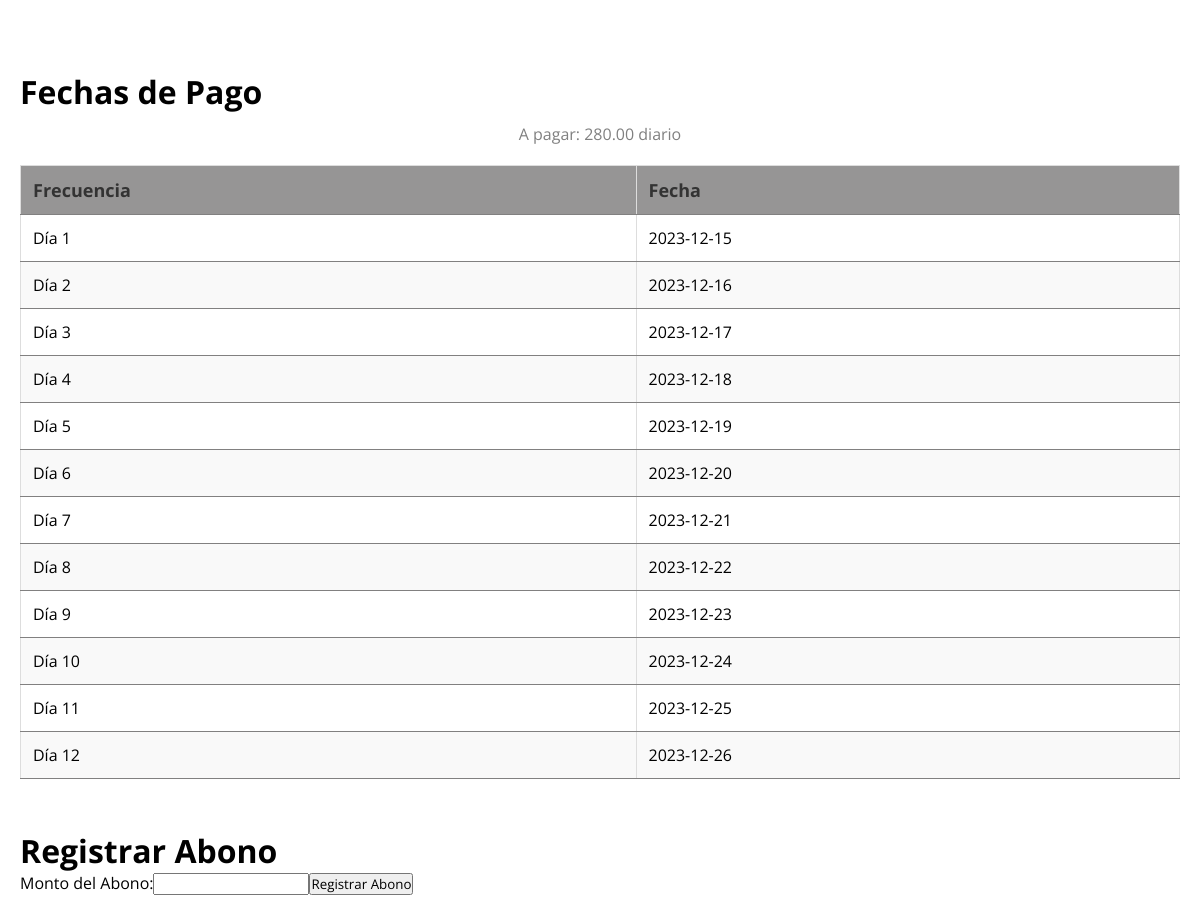
The app's page /controllers/lista_abonos.php?id=21 with its own data.
### tables this page shows
CREATE TABLE `prestamos` (
  `ID` int NOT NULL,
  `IDCliente` int DEFAULT NULL,
  `Monto` decimal(10,2) DEFAULT NULL,
  `TasaInteres` decimal(5,2) DEFAULT NULL,
  `Plazo` int DEFAULT NULL,
  `MonedaID` int DEFAULT NULL,
  `FechaInicio` date DEFAULT NULL,
  `FechaVencimiento` date DEFAULT NULL,
  `Estado` enum('pendiente','pagado','vencido') DEFAULT NULL,
  `CobradorAsignado` int DEFAULT NULL,
  `Zona` varchar(255) DEFAULT NULL,
  `MontoAPagar` decimal(10,2) DEFAULT NULL,
  `FrecuenciaPago` varchar(20) DEFAULT NULL,
  `MontoCuota` decimal(10,2) DEFAULT NULL,
  `Cuota` decimal(10,2) DEFAULT NULL,
  `Comision` decimal(10,2) DEFAULT '0.00',
  `EstadoP` tinyint(1) DEFAULT '1',
  `Pospuesto` tinyint(1) DEFAULT '0',
  `mas_tarde` tinyint(1) DEFAULT '0',
  `CuotasVencidas` int DEFAULT '0'
);

### controllers/lista_abonos.php (the view, shortened to what this page needs)
<!DOCTYPE html>
<html lang="en">
<head>
    <link rel="stylesheet" href="/public/assets/css/dias_pago.css">
</head>
<body>
<?php
require_once("conexion.php");
if (isset($_GET['id']) && is_numeric($_GET['id'])) {
    $idPrestamo = $_GET['id'];
    $sql = "SELECT FechaInicio, FrecuenciaPago, Plazo, Cuota, Estado FROM prestamos WHERE ID = $idPrestamo";
    $result = $conexion->query($sql);
    if ($result->num_rows === 1) {
        $row = $result->fetch_assoc();
        $fechaInicio = new DateTime($row["FechaInicio"]);
        $frecuenciaPago = $row["FrecuenciaPago"];
        $plazo = $row["Plazo"];
        $cuota = $row["Cuota"];
        $estado = $row["Estado"];
        $fechasPago = calcularFechasPago($fechaInicio, $frecuenciaPago, $plazo);
        echo "<div class='container'>";
        echo "<h1>Fechas de Pago</h1>";
        echo "<p class='p'>A pagar: $cuota $frecuenciaPago</p>";
        echo "<table>";
        echo "<tr><th>Frecuencia</th><th>Fecha</th></tr>";
        $numeroFecha = 1;
        foreach ($fechasPago as $fecha) {
            $frecuencia = obtenerFrecuencia($frecuenciaPago, $numeroFecha);
            echo "<tr><td>$frecuencia</td><td>" . $fecha->format("Y-m-d") . "</td></tr>";
            $numeroFecha++;
        }
        echo "</table>";
        echo "</div>";
        if ($estado === "pendiente") {
            echo "<div class='container'>";
            echo "<h1>Registrar Abono</h1>";
            echo "<form action='registrar_abono.php' method='post'>";
            echo "<label for='abono'>Monto del Abono:</label>";
            echo "<input type='text' id='abono' name='abono'>";
            echo "<input type='submit' value='Registrar Abono'>";
            echo "</form>";
            echo "</div>";
        }
    } else {
        echo "ID de préstamo no válido.";
    }
} else {
    echo "ID de préstamo no proporcionado.";
}
function calcularFechasPago($fechaInicio, $frecuenciaPago, $plazo) {
    $fechasPago = array();
    for ($i = 0; $i < $plazo; $i++) {
        $fechasPago[] = clone $fechaInicio;
        if ($frecuenciaPago === "diario") {
            $fechaInicio->modify("+1 day");
        } elseif ($frecuenciaPago === "semanal") {
            $fechaInicio->modify("+1 week");
        } elseif ($frecuenciaPago === "quincenal") {
            $fechaInicio->modify("+2 weeks");
        } elseif ($frecuenciaPago === "mensual") {
            $fechaInicio->modify("+1 month");
        }
    }
    return $fechasPago;
}
function obtenerFrecuencia($frecuenciaPago, $numeroFecha) {
    switch ($frecuenciaPago) {
        case "diario":
            return "Día $numeroFecha";
    }
}
?>
</body>
</html>

### public/assets/css/dias_pago.css (style rules this page uses)
* { margin: 0; padding: 0; box-sizing: border-box; text-decoration: none; font-family: 'Open Sans', sans-serif; }
body { padding: 20px; }
table { width: 100%; border-collapse: collapse; }
table th, table td { padding: 12px; text-align: left; border-bottom: 1px solid #818080; }
table th { background-color: #969595; color: #333; font-size: 18px; }
h1 { color: #000000; margin: 0; padding-top: 50px; }
table { width: 100%; border-collapse: collapse; margin-top: 20px; }
table, th, td { border: 1px solid #ddd; }
th { background-color: #f2f2f2; color: #333; font-weight: bold; text-align: left; padding: 10px; }
td { padding: 8px; }
tr:nth-child(odd) { background-color: #f9f9f9; }
.p { color: gray; text-align: center; margin: 10px 0; }

### records on screen
prestamos: Cuota "280.00", FrecuenciaPago "diario", FrecuenciaPago "Día 1", FrecuenciaPago "Día 2", FrecuenciaPago "Día 3", FrecuenciaPago "Día 4", FrecuenciaPago "Día 5", FrecuenciaPago "Día 6", FrecuenciaPago "Día 7", FrecuenciaPago "Día 8", FrecuenciaPago "Día 9", FrecuenciaPago "Día 10", FrecuenciaPago "Día 11", FrecuenciaPago "Día 12"

### other values on screen
$fecha->format("Y-m-d") "2023-12-15"
$fecha->format("Y-m-d") "2023-12-16"
$fecha->format("Y-m-d") "2023-12-17"
$fecha->format("Y-m-d") "2023-12-18"
$fecha->format("Y-m-d") "2023-12-19"
$fecha->format("Y-m-d") "2023-12-20"
$fecha->format("Y-m-d") "2023-12-21"
$fecha->format("Y-m-d") "2023-12-22"
$fecha->format("Y-m-d") "2023-12-23"
$fecha->format("Y-m-d") "2023-12-24"
$fecha->format("Y-m-d") "2023-12-25"
$fecha->format("Y-m-d") "2023-12-26"
